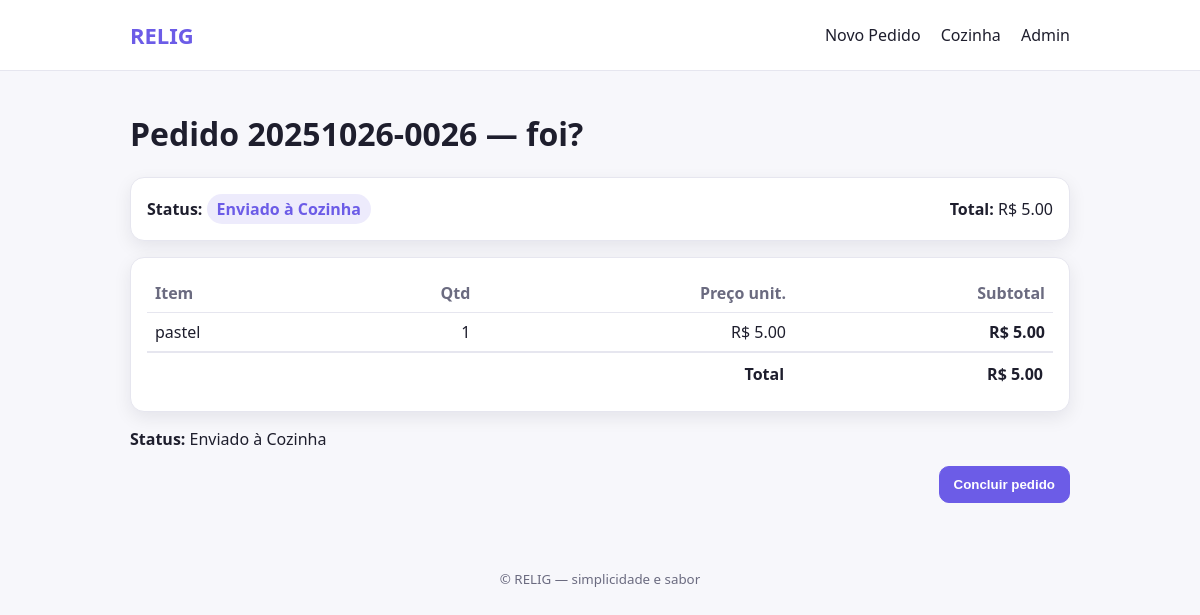
The page /pedidos/26/ on the database its author committed.
### pedidos/models.py (models this page shows, shortened)
class Pedido(models.Model):
    class Status(models.TextChoices):
        RASCUNHO = "RASC", "Rascunho"
        ENVIADO_COZINHA = "ENVC", "Enviado à Cozinha"
        CONCLUIDO = "CONC", "Concluído"
        CANCELADO = "CANC", "Cancelado"
    numero = models.CharField(max_length=20, unique=True, blank=True)  # gerado no save
    nome_cliente = models.CharField(max_length=120)
    status = models.CharField(max_length=4, choices=Status.choices, default=Status.RASCUNHO)
    total = models.DecimalField(max_digits=12, decimal_places=2, default=0)
    criado_em = models.DateTimeField(auto_now_add=True)
    atualizado_em = models.DateTimeField(auto_now=True)
    finalizado_em = models.DateTimeField(null=True, blank=True)
    class Meta:
        ordering = ["-criado_em"]
    def save(self, *args, **kwargs):
        if not self.numero:
            self.numero = self.gerar_numero()
        super().save(*args, **kwargs)

class Produto(models.Model):
    nome = models.CharField(max_length=120, unique=True)
    preco = models.DecimalField(max_digits=10, decimal_places=2)
    estoque = models.PositiveIntegerField(default=0)
    ativo = models.BooleanField(default=True)
    criado_em = models.DateTimeField(auto_now_add=True)
    class Meta:
        ordering = ["nome"]

class PedidoItem(models.Model):
    pedido = models.ForeignKey(Pedido, related_name="itens", on_delete=models.CASCADE)
    produto = models.ForeignKey(Produto, on_delete=models.PROTECT)
    quantidade = models.PositiveIntegerField()
    preco_unitario = models.DecimalField(max_digits=10, decimal_places=2)
    class Meta:
        unique_together = [("pedido", "produto")]  # evita duplicado do mesmo produto no pedido

### pedidos/views.py (the view)
# urls.py: path("<int:pk>/", views.detalhe_pedido, name="detalhe"),
def detalhe_pedido(request, pk):
    pedido = get_object_or_404(Pedido, pk=pk)
    itens_ctx = []
    total = Decimal("0.00")
    for it in pedido.itens.select_related("produto"):
        subtotal = it.preco_unitario * it.quantidade
        itens_ctx.append({
            "nome": it.produto.nome,
            "qtd": it.quantidade,
            "unit": it.preco_unitario,
            "subtotal": subtotal,
        })
        total += subtotal
    if pedido.total != total:
        pedido.total = total
        pedido.save(update_fields=["total", "atualizado_em"])
    return render(request, "pedidos/detalhe_pedido.html", {
        "pedido": pedido,
        "itens": itens_ctx,
        "total": total,
    })

### pedidos/context_processors.py (called while the page is built)
def estoque_widget_data(request):
    produtos = Produto.objects.filter(ativo=True).order_by("nome")\
                .values("id", "nome", "estoque")
    total_disponivel = sum(p["estoque"] for p in produtos)
    baixo_estoque = [p for p in produtos if p["estoque"] <= 5]
    return {
        "estoque_total_disponivel": total_disponivel,
        "estoque_produtos": produtos,           # para listar no widget
        "estoque_baixo": baixo_estoque,         # para alertas
    }

### templates/pedidos/detalhe_pedido.html (shortened to what this page needs)
{% extends "base.html" %}
{% load static %}
{% block content %}
<h1>Pedido {{ pedido.numero }} — {{ pedido.nome_cliente }}</h1>
<div class="card" style="margin-bottom:16px;">
  <div class="row" style="justify-content: space-between;">
    <div>
      <strong>Status:</strong>
      <span class="badge">{{ pedido.get_status_display }}</span>
    </div>
    <div>
      <strong>Total:</strong>
      R$ {{ total|floatformat:2 }}
    </div>
  </div>
</div>
<div class="card">
  <table style="width:100%; border-collapse: collapse;">
    <thead>
      <tr>
        <th style="text-align:left; padding:8px;">Item</th>
        <th style="text-align:right; padding:8px;">Qtd</th>
        <th style="text-align:right; padding:8px;">Preço unit.</th>
        <th style="text-align:right; padding:8px;">Subtotal</th>
      </tr>
    </thead>
    <tbody>
      {% for it in itens %}
      <tr style="border-top:1px solid var(--border);">
        <td style="padding:8px;">{{ it.nome }}</td>
        <td style="padding:8px; text-align:right;">{{ it.qtd }}</td>
        <td style="padding:8px; text-align:right;">R$ {{ it.unit|floatformat:2 }}</td>
        <td style="padding:8px; text-align:right;"><strong>R$ {{ it.subtotal|floatformat:2 }}</strong></td>
      </tr>
      {% empty %}
      <tr>
        <td colspan="4" style="padding:12px; text-align:center; color:var(--muted);">
          Nenhum item neste pedido.
        </td>
      </tr>
      {% endfor %}
    </tbody>
    <tfoot>
      <tr style="border-top:2px solid var(--border);">
        <td colspan="3" style="padding:10px; text-align:right;"><strong>Total</strong></td>
        <td style="padding:10px; text-align:right;"><strong>R$ {{ total|floatformat:2 }}</strong></td>
      </tr>
    </tfoot>
  </table>
</div>
{% if pedido.status == "ENVC" %}
  <p>
    <strong>Status:</strong> {{ pedido.get_status_display }}
  </p>
  <div class="row end" style="margin-top:12px;">
    <form method="post" action="{% url 'pedidos:concluir' pedido.pk %}">
      <button type="submit" class="btn primary">Concluir pedido</button>
    </form>
  </div>
{% endif %}
{% endblock %}

### static/styles.css (style rules this page uses)
:root { --bg: #f7f7fb; --card: #fff; --border: #e6e6ef; --text: #1e1e2d; --muted: #6b6b80; --primary: #6c5ce7; --primary-700: #5b4dd6; --danger: #e74c3c; --ok: #27ae60; --radius: 14px; --shadow: 0 6px 18px rgba(18, 18, 32, 0.08); }
* { box-sizing: border-box; }
html, body { margin:0; padding:0; font-family: system-ui, -apple-system, Segoe UI, Roboto, Ubuntu, Cantarell, 'Helvetica Neue', Arial, 'Noto Sans', 'Apple Color Emoji', 'Segoe UI Emoji', 'Segoe UI Symbol'; color: var(--text); background: var(--bg); }
.card { background: var(--card); border: 1px solid var(--border); border-radius: var(--radius); box-shadow: var(--shadow); padding: 16px; }
.row { display: flex; gap: 12px; align-items: center; }
.end { justify-content: flex-end; }
.btn { appearance: none; border: 1px solid var(--primary); background: var(--primary); color: #fff; padding: 10px 14px; border-radius: 10px; cursor: pointer; font-weight: 600; }
.btn.primary { background: var(--primary); border-color: var(--primary); }
.badge { display:inline-block; padding:4px 10px; border-radius: 999px; background: rgba(108,92,231,0.12); color: var(--primary); font-weight:700; }
table th { color: var(--muted); font-weight: 600; }

### rows shown on the page
Pedido: numero "20251026-0026", nome_cliente "foi?", status "Enviado à Cozinha"
Produto: nome "pastel"
PedidoItem: unit "5.00"

### other values the page prints
{{ total|floatformat:2 }} "5.00"
{{ it.qtd }} "1"
{{ it.subtotal|floatformat:2 }} "5.00"
